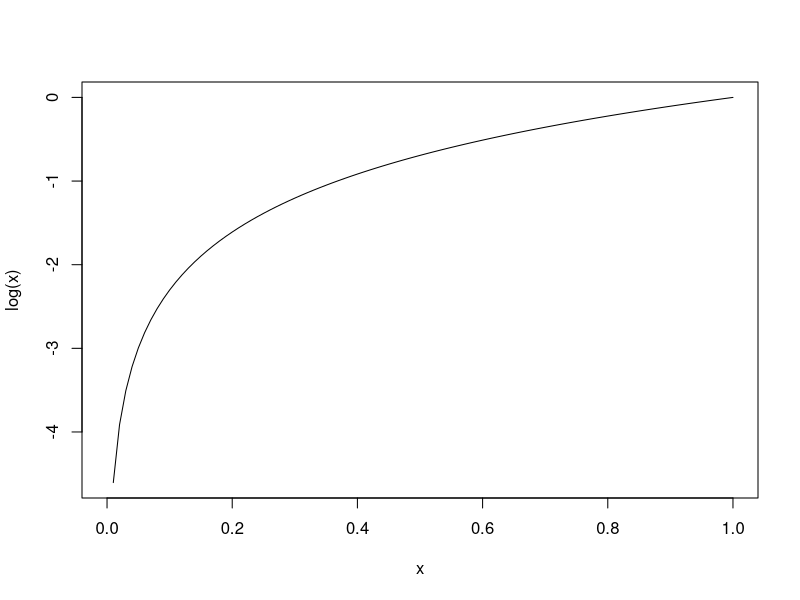
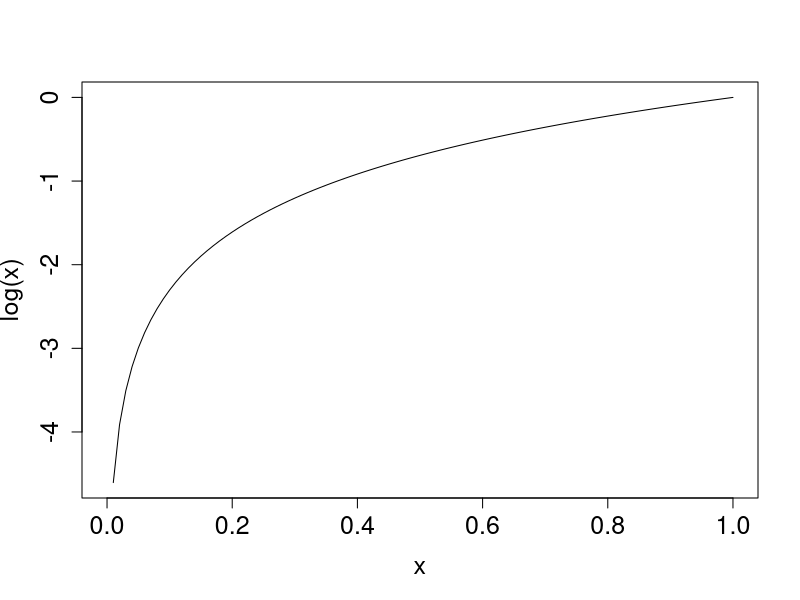
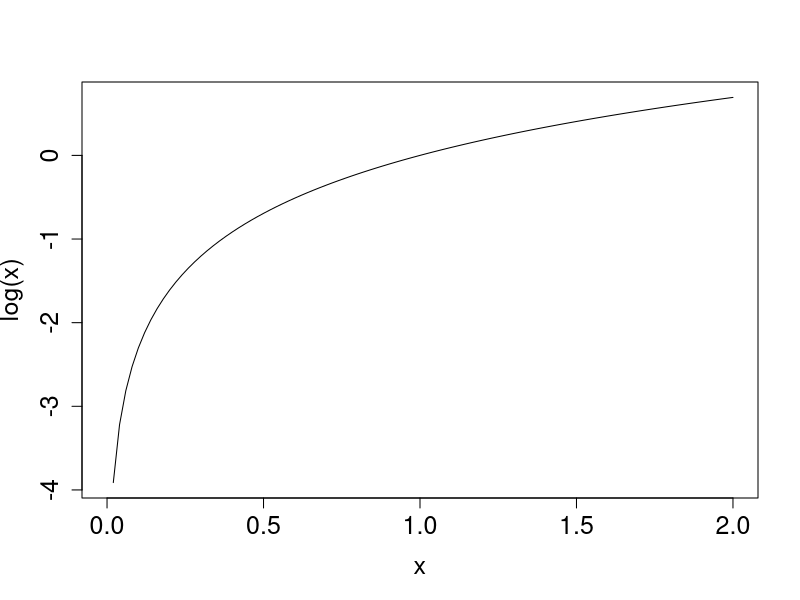
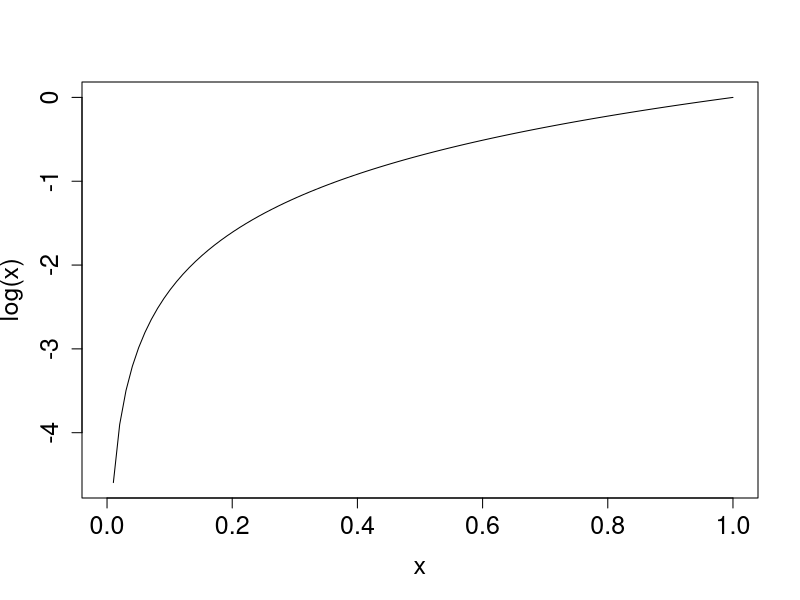
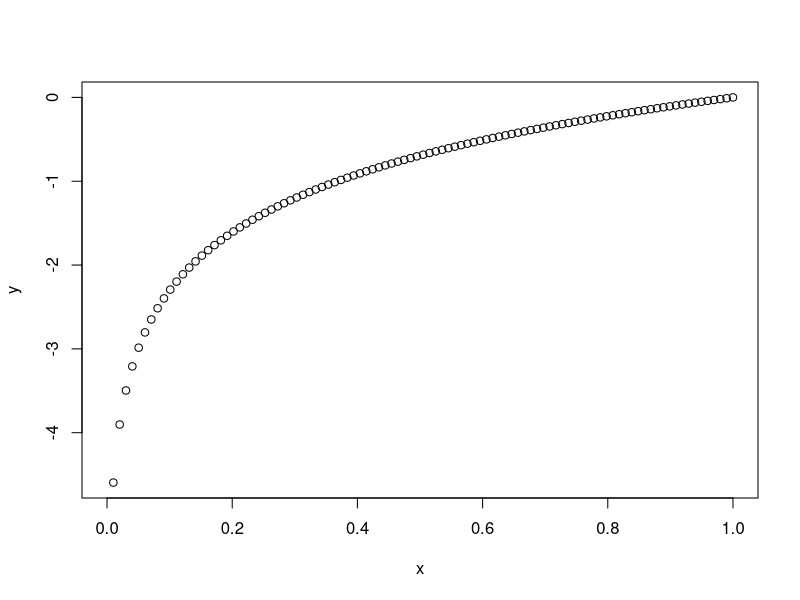
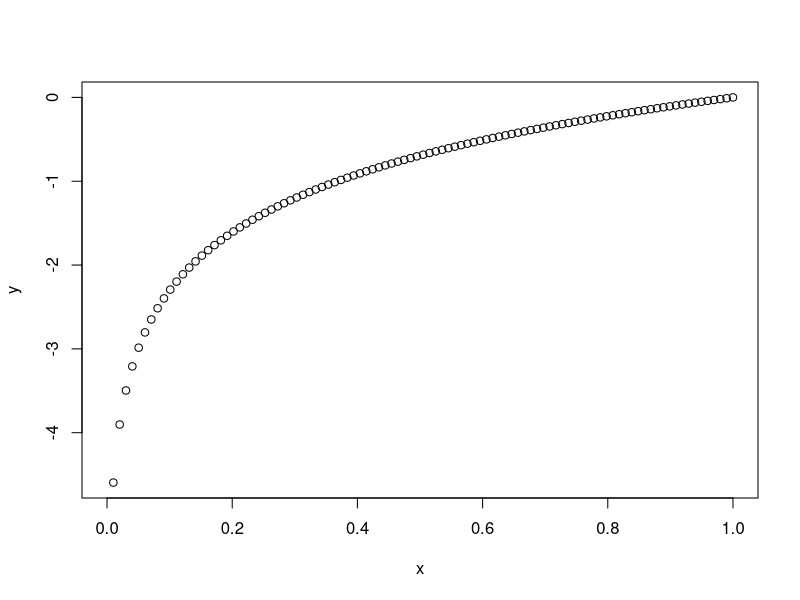
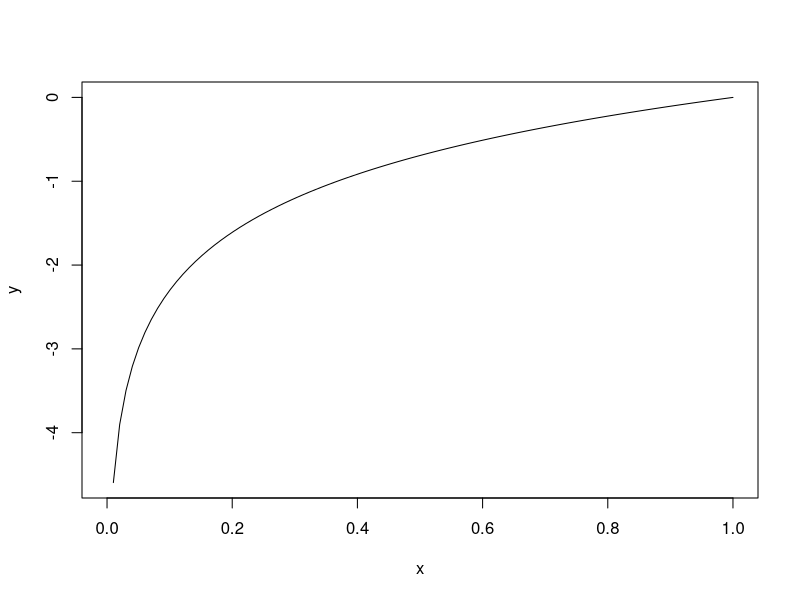
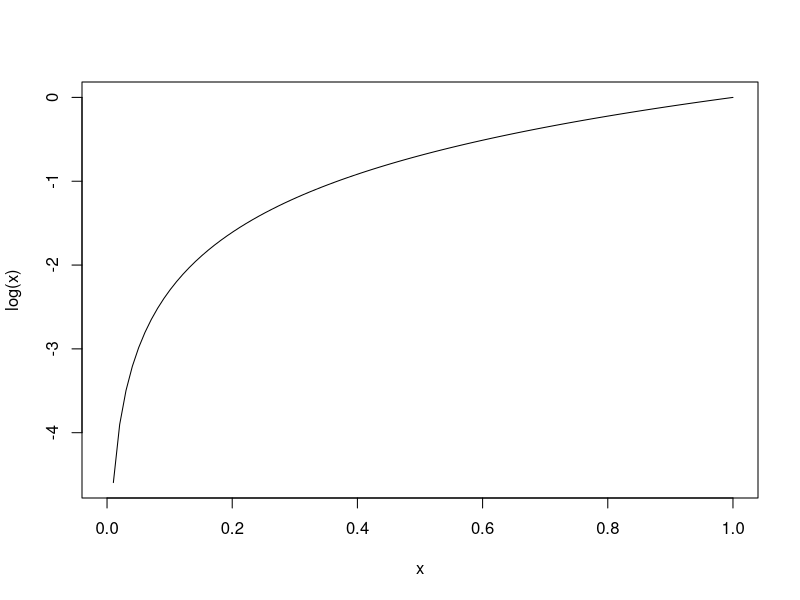

The R source for these figures, in order:
## ---- chunk 1
curve(log)
## ---- chunk 2
curve(log, cex.lab = 1.5, cex.axis = 1.5)
## ---- chunk 3
curve(log, from = 0, to = 2, 
      cex.lab = 1.5, cex.axis = 1.5)
## ---- chunk 4
x <- seq(0, 1, length.out = 100)
## ---- chunk 5
y <- log(x)
## ---- chunk 6
plot(x, y, type = "l", xlab = "x", ylab = "log(x)", 
     cex.lab = 1.5, cex.axis = 1.5)
## ---- chunk 7
plot(x, y)
## ---- chunk 8
str(x)
## ---- chunk 9
y <- log(x)
## ---- chunk 10
str(y)
## ---- chunk 11
plot(x, y)
## ---- chunk 12
plot(x, y, type = "l")
## ---- chunk 13
plot(x, y, type = "l", xlab = "x", ylab = "log(x)")
## ---- chunk 14
plot(x, y, type = "l", xlab = "x", ylab = "log(x)",
     cex.lab = 1.5, cex.axis = 1.5)
## ---- chunk 15
plot(x, y, type = "l", xlab = "x", ylab = "log(x)",
     cex.lab = 1.5, cex.axis = 1.5, lwd = 4)
curve(log(x), add = TRUE, col = "red", lty = 2, lwd = 4)
## ---- chunk 16
curve(log(x), col = "red", 
      cex.lab = 1.5, cex.axis = 1.5, lwd = 4)
lines(x, y, type = "l", lty = 2, lwd = 4)
## ---- chunk 17
curve(log(x), col = "red", 
      cex.lab = 1.5, cex.axis = 1.5, lwd = 4)
lines(x, y, type = "l", lty = 2, lwd = 4)
legend("bottomright", 
       lty = c(1, 2), 
       lwd = 4, col = c("red", "black"),
       legend = c("curve", "lines"), cex = 1.5)
## ---- chunk 18
plot(x, 2*y + exp(x)/3, type = "l", xlab = "x", 
     ylab = "2*log(x) + exp(x)/3",
     cex.lab = 1.5, cex.axis = 1.5)
## ---- chunk 19
curve(log(x, base = 2), from = 0, to = 2, 
      cex.lab = 1.5, cex.axis = 1.5)
## ---- chunk 20
Y <- matrix(c(1, 2, 3, 4), nrow = 2, ncol = 2)
## ---- chunk 21
str(Y)
## ---- chunk 22
Y
## ---- chunk 23
colnames(Y) <- c("Column 1", "Column 2")
row.names(Y) <- c("Row 1", "Row 2")
## ---- chunk 24
knitr::kable(Y)
